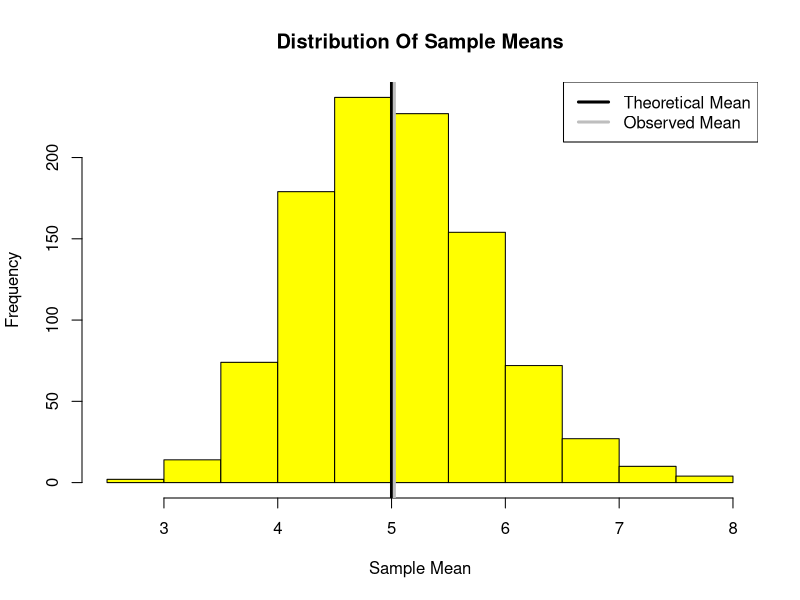
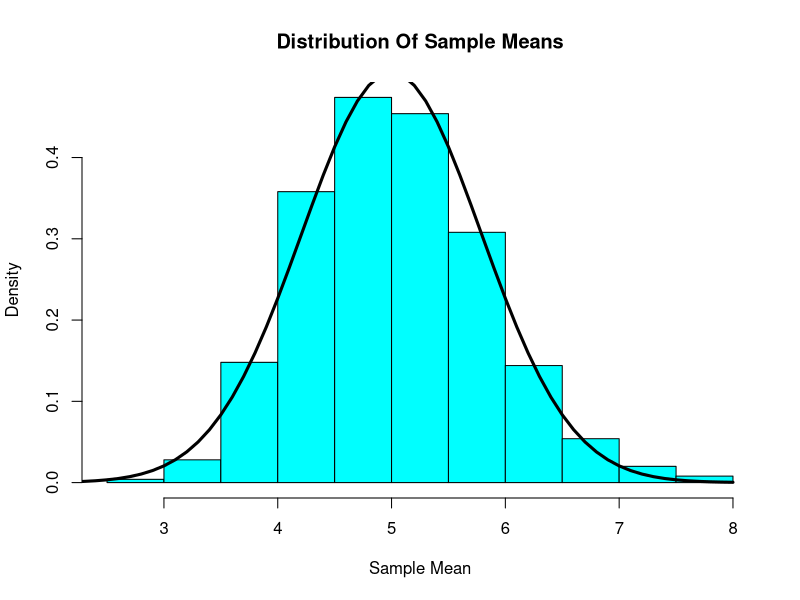

Recreate these plots in R, in order.
## ---- chunk 1
knitr::opts_chunk$set(echo = TRUE)
## ---- chunk 2
set.seed(5690)
noOfSimulations = 1000
n = 40
lambda = 0.2
means = NULL
for(i in 1:noOfSimulations)
{
  sample = rexp(n,lambda)
  means = c(means,mean(sample))
}
## ---- chunk 3
# Compare Mean Of Sample Means To Theoretical Mean
hist(means,main='Distribution Of Sample Means',xlab='Sample Mean',col='yellow')
abline(v=1/lambda,col='black',lwd=3)
abline(v=mean(means),col='grey',lwd=3)
legend(x='topright',col=c('black','grey'),legend=c("Theoretical Mean","Observed Mean"),lwd=3)
## ---- chunk 4
# Theoretical Mean
m1 = 1/lambda
print(m1)
# Observed Mean
m2 = mean(means)
print(m2)
# Absolute Difference
adiff = abs(m1 - m2)
print(adiff)
## ---- chunk 5
# Compare Variance Of Sample Means To Theoretical Variance
# Theoretical Variance
v1 = (1/(lambda*lambda*n))
print(v1)
# Observed Variance
v2 = var(means)
print(v2)
# Absolute Difference
adiff = abs(v1-v2)
print(adiff)
## ---- chunk 6
# Showing Approximate Normality
hist(means,main='Distribution Of Sample Means',xlab='Sample Mean',col='cyan',prob=T)
x = seq(-3,8,0.1)
y = dnorm(x,mean=m1,sd=sqrt(v1))
lines(x,y,lwd=3)
